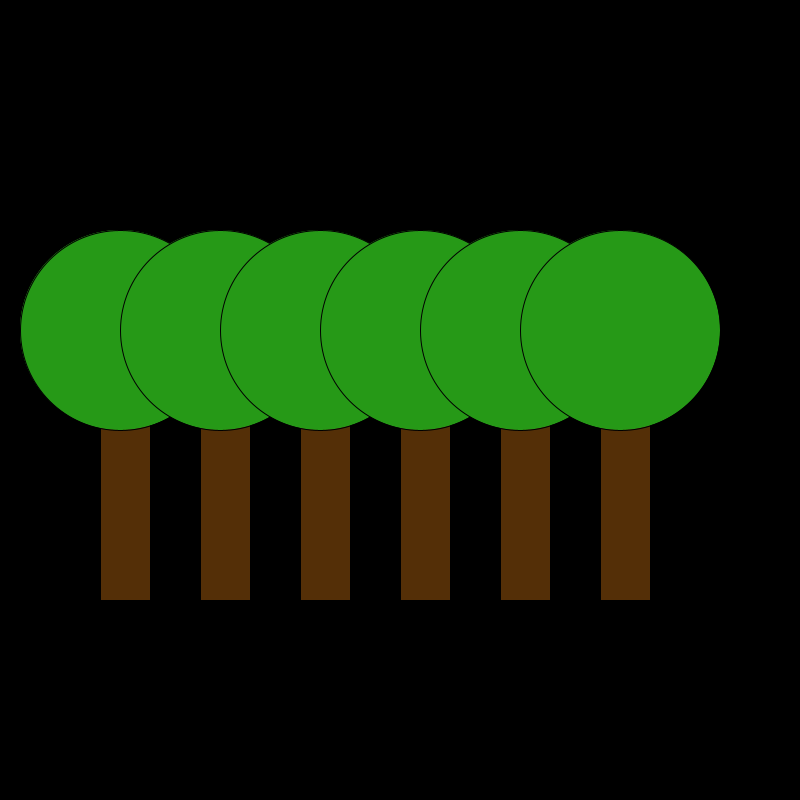
Frame 1 (no input)
Frame 2 (the mouse pressed at the canvas centre, redrawn once): identical to frame 1, image omitted

The Processing sketch that drew this single still picture (run headless with seeded random() and noise(); the mouse was pressed at the canvas centre and the sketch redrawn once):

// Processing sketch: sketch_9_10
// ── sketch_9_10.pde



void setup(){
size(800,800);


}

void draw(){
background(0,0,0);
noLoop();
boom(100,400,120,330);
bos(100,400,120,330);



}


void boom(int x, int y, int a , int b){
  fill(84, 47, 7);
  rect(x,y,50,200);
  noFill();
  fill(38, 153, 23);
  ellipse(a,b,200,200);

  
}

void bos(int x, int y, int a, int b){

  for(int i = 0;i < 6;i++){
    
    boom(x,y,a,b);
    
    x+=100;
    
    a+=100;  
   
    
  
  }


}
